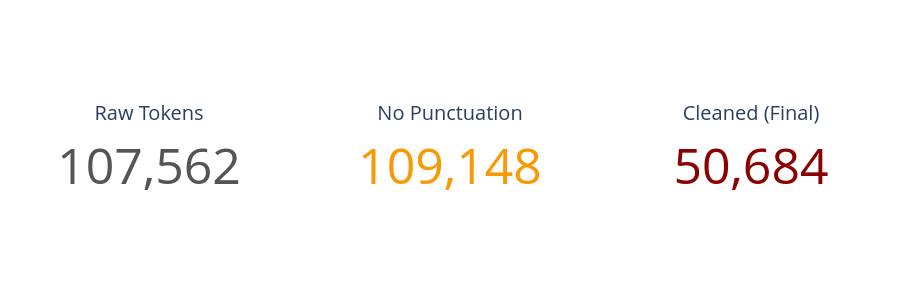

Write notebook code for a chart like this one.
### Markdown cell above
## Section 11. Compare Raw vs Clean Token Counts


This is a Markdown cell.

### Code cell
# Section 11 Python cell
# 1. Pull counts from summary_df
raw = summary_df.filter(pl.col("stage") == "raw tokens")["count"][0]
no_punct = summary_df.filter(pl.col("stage") == "after punctuation removal")["count"][0]
clean = summary_df.filter(pl.col("stage") == "after stop word removal")["count"][0]

fig = go.Figure()

# Card 1: Raw (Left)
fig.add_trace(go.Indicator(
    mode="number", value=raw,
    title={"text": "Raw Tokens", "font": {"size": 20}},
    number={'valueformat': ',', 'font': {'size': 50, 'color': '#555'}},
    domain={'x': [0, 0.3], 'y': [0, 1]}
))

# Card 2: Punctuation Removed (Center)
fig.add_trace(go.Indicator(
    mode="number", value=no_punct,
    title={"text": "No Punctuation", "font": {"size": 20}},
    number={'valueformat': ',', 'font': {'size': 50, 'color': '#FA9906'}},
    domain={'x': [0.35, 0.65], 'y': [0, 1]}
))

# Card 3: Cleaned (Right)
fig.add_trace(go.Indicator(
    mode="number", value=clean,
    title={"text": "Cleaned (Final)", "font": {"size": 20}},
    number={'valueformat': ',', 'font': {'size': 50, 'color': '#8B0000'}},
    domain={'x': [0.7, 1], 'y': [0, 1]}
))

fig.update_layout(height=300, margin=dict(l=20, r=20, t=50, b=20))
fig.show()
fig.write_image(str(IMAGES_PATH / "kpi_summary.png"))
print(f"KPI Chart saved to: {IMAGES_PATH / 'kpi_summary.png'}")

kpi_image_path = IMAGES_PATH / "kpi_summary.png"

# 2. Display it in the notebook so you can see the static version
if kpi_image_path.exists():
    display(Image(filename=str(kpi_image_path)))
else:
    print("Image file not found!")

### Figure 1 — Plotly figure (JSON) as saved in the notebook; plotly's stock layout.template omitted (floating-point values rounded to 4 significant figures)
{"data": [{"domain": {"x": [0, 0.3], "y": [0, 1]}, "mode": "number", "number": {"font": {"color": "#555", "size": 50}, "valueformat": ","}, "title": {"font": {"size": 20}, "text": "Raw Tokens"}, "type": "indicator", "value": 107562}, {"domain": {"x": [0.35, 0.65], "y": [0, 1]}, "mode": "number", "number": {"font": {"color": "#FA9906", "size": 50}, "valueformat": ","}, "title": {"font": {"size": 20}, "text": "No Punctuation"}, "type": "indicator", "value": 109148}, {"domain": {"x": [0.7, 1], "y": [0, 1]}, "mode": "number", "number": {"font": {"color": "#8B0000", "size": 50}, "valueformat": ","}, "title": {"font": {"size": 20}, "text": "Cleaned (Final)"}, "type": "indicator", "value": 50684}], "layout": {"height": 300, "margin": {"b": 20, "l": 20, "r": 20, "t": 50}}}
